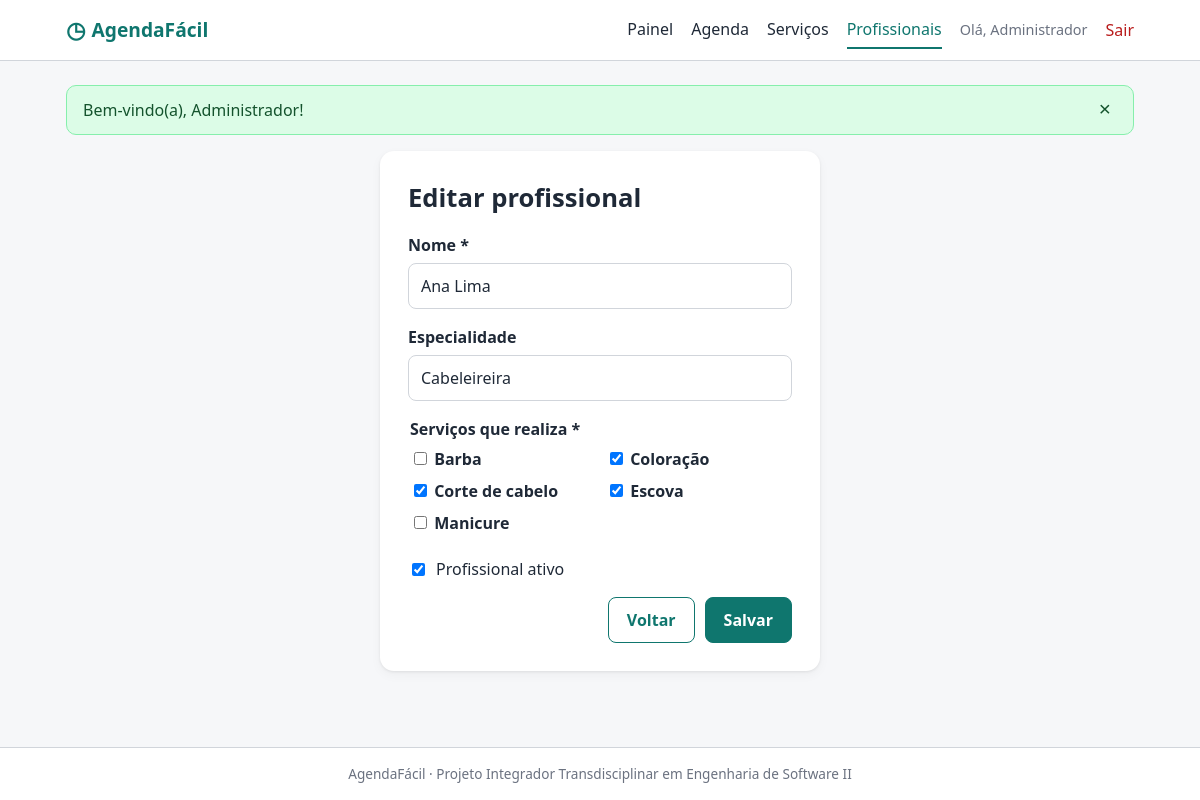
Screenshot of /index.php?r=profissionais/form&id=2 (signed in) with the database file from the repository.
### tables this page shows
CREATE TABLE profissionais (
    id             INT UNSIGNED  NOT NULL AUTO_INCREMENT,
    nome           VARCHAR(100)  NOT NULL,
    especialidade  VARCHAR(100)  NULL,
    ativo          TINYINT(1)    NOT NULL DEFAULT 1,
    CONSTRAINT pk_profissionais PRIMARY KEY (id)
);

CREATE TABLE servicos (
    id           INT UNSIGNED   NOT NULL AUTO_INCREMENT,
    nome         VARCHAR(100)   NOT NULL,
    descricao    VARCHAR(255)   NULL,
    duracao_min  SMALLINT UNSIGNED NOT NULL,
    preco        DECIMAL(10,2)  NOT NULL,
    ativo        TINYINT(1)     NOT NULL DEFAULT 1,
    CONSTRAINT pk_servicos PRIMARY KEY (id),
    CONSTRAINT uq_servicos_nome UNIQUE (nome),
    CONSTRAINT ck_servicos_duracao CHECK (duracao_min BETWEEN 10 AND 480),
    CONSTRAINT ck_servicos_preco CHECK (preco >= 0)
);

### app/Core/View.php (called while the page is built, shortened)
<?php
final class View
{
    public static function render(string $view, array $dados = []): void
    {
        $arquivo = dirname(__DIR__) . '/Views/' . $view . '.php';
        extract($dados, EXTR_SKIP);
        require $arquivo;
        require dirname(__DIR__) . '/Views/layout/main.php';
    }
}

### app/Core/Controller.php (called while the page is built, shortened)
<?php
abstract class Controller
{
    protected function view(string $view, array $dados = []): void
    {
        View::render($view, $dados);
    }
}

### app/Controllers/ProfissionalController.php (called while the page is built, shortened)
<?php
class ProfissionalController extends Controller
{
    public function form(): void
    {
        $id = (int) ($_GET['id'] ?? 0);
        $model = new Profissional();
        $prof = $id ? $model->buscar($id) : null;
        $this->view('profissionais/form', [
            'titulo'       => $prof ? 'Editar profissional' : 'Novo profissional',
            'profissional' => $prof ?? ['id' => 0, 'nome' => '', 'especialidade' => '', 'ativo' => 1],
            'selecionados' => $prof ? $model->servicosIds($id) : [],
            'servicos'     => (new Servico())->listar(),
        ]);
    }
}

### app/Core/Router.php (called while the page is built, shortened)
<?php
final class Router
{
    private array $rotas = [];
    public function get(string $rota, string $controller, string $acao): void
    {
        $this->rotas['GET ' . $rota] = ['GET', $controller, $acao];
    }
    public function post(string $rota, string $controller, string $acao): void
    {
        $this->rotas['POST ' . $rota] = ['POST', $controller, $acao];
    }
    public function despachar(string $metodo, string $rota): void
    {
        $rota = trim($rota, '/') ?: 'home';
        $chave = strtoupper($metodo) . ' ' . $rota;
        [, $classe, $acao] = $this->rotas[$chave];
        (new $classe())->$acao();
    }
}

### public/index.php (called while the page is built, shortened)
<?php
$raiz = is_dir(__DIR__ . '/app') ? __DIR__ : dirname(__DIR__);
require_once $raiz . '/app/Core/helpers.php';
$router = new Router();
$router->get('home', HomeController::class, 'index');
$router->get('login', AuthController::class, 'formLogin');
$router->post('login', AuthController::class, 'login');
$router->get('cadastro', AuthController::class, 'formCadastro');
$router->post('cadastro', AuthController::class, 'cadastro');
$router->post('sair', AuthController::class, 'sair');
$router->get('agendamentos', AgendamentoController::class, 'index');
$router->get('agendamentos/novo', AgendamentoController::class, 'form');
$router->post('agendamentos/novo', AgendamentoController::class, 'salvar');
$router->post('agendamentos/cancelar', AgendamentoController::class, 'cancelar');
$router->get('api/profissionais', AgendamentoController::class, 'apiProfissionais');
$router->get('api/horarios', AgendamentoController::class, 'apiHorarios');
$router->get('admin', AdminController::class, 'dashboard');
$router->get('admin/agenda', AdminController::class, 'agenda');
$router->post('admin/status', AdminController::class, 'status');
$router->get('servicos', ServicoController::class, 'index');
$router->get('servicos/form', ServicoController::class, 'form');
$router->post('servicos/salvar', ServicoController::class, 'salvar');
$router->post('servicos/excluir', ServicoController::class, 'excluir');
$router->get('profissionais', ProfissionalController::class, 'index');
$router->get('profissionais/form', ProfissionalController::class, 'form');
$router->post('profissionais/salvar', ProfissionalController::class, 'salvar');
$router->post('profissionais/excluir', ProfissionalController::class, 'excluir');
$router->despachar($_SERVER['REQUEST_METHOD'] ?? 'GET', (string) ($_GET['r'] ?? 'home'));

### app/Core/helpers.php (called while the page is built, shortened)
<?php
function e(mixed $valor): string
{
    return htmlspecialchars((string) $valor, ENT_QUOTES, 'UTF-8');
}
function url(string $rota = 'home', array $params = []): string
{
    $query = array_merge(['r' => $rota], $params);
    return 'index.php?' . http_build_query($query);
}

### app/Core/Session.php (called while the page is built, shortened)
<?php
final class Session
{
    public static function get(string $chave, mixed $padrao = null): mixed
    {
        return $_SESSION[$chave] ?? $padrao;
    }
}

### app/Models/Model.php (called while the page is built, shortened)
<?php
abstract class Model
{
    protected PDO $db;
    protected string $tabela;
    public function __construct(?PDO $db = null)
    {
        $this->db = $db ?? Database::conexao();
    }
    public function buscar(int $id): ?array
    {
        $stmt = $this->db->prepare("SELECT * FROM {$this->tabela} WHERE id = :id");
        $stmt->execute(['id' => $id]);
        return $stmt->fetch(PDO::FETCH_ASSOC) ?: null;
    }
}

### app/Core/Config.php (called while the page is built, shortened)
<?php
final class Config
{
    private static ?array $dados = null;
    public static function carregar(?array $dados = null): void
    {
        self::$dados = $dados ?? require dirname(__DIR__, 2) . '/config/config.php';
    }
    public static function get(string $chave, mixed $padrao = null): mixed
    {
        $valor = self::$dados;
        foreach (explode('.', $chave) as $parte) {
            $valor = $valor[$parte];
        }
        return $valor;
    }
}

### app/Core/Database.php (called while the page is built, shortened)
<?php
final class Database
{
    private static ?PDO $pdo = null;
    public static function conexao(): PDO
    {
        if (self::$pdo === null) {
            $cfg = Config::get('db');
            $sqlite = str_starts_with($cfg['dsn'], 'sqlite:');
            self::$pdo = new PDO($cfg['dsn'], $sqlite ? null : $cfg['usuario'], $sqlite ? null : $cfg['senha'], [
                PDO::ATTR_ERRMODE            => PDO::ERRMODE_EXCEPTION,
                PDO::ATTR_DEFAULT_FETCH_MODE => PDO::FETCH_ASSOC,
                PDO::ATTR_EMULATE_PREPARES   => false,
            ]);
        }
        return self::$pdo;
    }
}

### app/Models/Servico.php (called while the page is built, shortened)
<?php
class Servico extends Model
{
    public function listar(bool $somenteAtivos = false): array
    {
        $sql = 'SELECT * FROM servicos' . ($somenteAtivos ? ' WHERE ativo = 1' : '') . ' ORDER BY nome';
        return $this->db->query($sql)->fetchAll(PDO::FETCH_ASSOC);
    }
}

### app/Views/profissionais/form.php (the view, shortened to what this page needs)
<?php use App\Core\Csrf;
$old = App\Core\Session::get('_old');
$marcados = $old !== null ? array_map('intval', (array) ($old['servicos'] ?? [])) : $selecionados;
$ativo = $old !== null ? !empty($old['ativo']) : (bool) $profissional['ativo'];
?>
<section class="caixa-form">
    <h1><?= e($titulo) ?></h1>
    <form method="post" action="<?= url('profissionais/salvar') ?>" novalidate data-validar>
        <div class="campo">
            <label for="nome">Nome *</label>
            <input type="text" id="nome" name="nome" value="<?= e($old['nome'] ?? $profissional['nome']) ?>" required minlength="3" maxlength="100">
        </div>
        <div class="campo">
            <label for="especialidade">Especialidade</label>
            <input type="text" id="especialidade" name="especialidade" value="<?= e($old['especialidade'] ?? $profissional['especialidade'] ?? '') ?>" maxlength="100">
        </div>
        <fieldset class="campo">
            <legend>Serviços que realiza *</legend>
            <div class="lista-checks">
                <?php foreach ($servicos as $s): ?>
                    <label class="checkbox">
                        <input type="checkbox" name="servicos[]" value="<?= (int) $s['id'] ?>" <?= in_array((int) $s['id'], $marcados, true) ? 'checked' : '' ?>>
                        <?= e($s['nome']) ?><?= $s['ativo'] ? '' : ' (inativo)' ?>
                    </label>
                <?php endforeach; ?>
            </div>
        </fieldset>
        <label class="checkbox">
            <input type="checkbox" name="ativo" value="1" <?= $ativo ? 'checked' : '' ?>> Profissional ativo
        </label>
        <div class="botoes">
            <a class="botao botao-secundario" href="<?= url('profissionais') ?>">Voltar</a>
            <button type="submit" class="botao">Salvar</button>
        </div>
    </form>
</section>

### public/assets/css/style.css (style rules this page uses)
:root { --cor-primaria: #0f766e; --cor-primaria-escura: #115e59; --cor-primaria-clara: #ccfbf1; --cor-texto: #1f2937; --cor-muted: #6b7280; --cor-borda: #d1d5db; --cor-fundo: #f6f7f9; --cor-card: #ffffff; --cor-perigo: #b91c1c; --cor-sucesso: #15803d; --raio: 10px; --sombra: 0 1px 3px rgba(0,0,0,.08), 0 4px 12px rgba(0,0,0,.04); --fonte: system-ui, -apple-system, "Segoe UI", Roboto, Arial, sans-serif; }
* { box-sizing: border-box; }
html { -webkit-text-size-adjust: 100%; }
body { margin: 0; font-family: var(--fonte); color: var(--cor-texto); background: var(--cor-fundo); line-height: 1.5; min-height: 100vh; display: flex; flex-direction: column; }
a { color: var(--cor-primaria); }
h1 { font-size: 1.6rem; margin: 0 0 1rem; }
.botao { display: inline-block; background: var(--cor-primaria); color: #fff; border: 1px solid var(--cor-primaria); border-radius: 8px; padding: 10px 18px; font: inherit; font-weight: 600; cursor: pointer; text-decoration: none; text-align: center; transition: background .15s; }
.botao-secundario { background: #fff; color: var(--cor-primaria); }
.botoes { display: flex; gap: 10px; justify-content: flex-end; margin-top: 16px; }
.caixa-form { background: var(--cor-card); max-width: 440px; margin: 0 auto; padding: 28px; border-radius: 14px; box-shadow: var(--sombra); }
.campo { margin-bottom: 16px; border: 0; padding: 0; min-width: 0; }
.campo label, .campo legend { display: block; font-weight: 600; margin-bottom: 6px; padding: 0; }
input[type=text], input[type=email], input[type=password], input[type=tel], input[type=date], input[type=number], select, textarea { width: 100%; padding: 10px 12px; border: 1px solid var(--cor-borda); border-radius: 8px; font: inherit; background: #fff; color: inherit; }
.checkbox { display: flex; gap: 8px; align-items: center; margin-bottom: 8px; cursor: pointer; }
.lista-checks { display: grid; grid-template-columns: 1fr 1fr; gap: 2px 12px; }

### rows the page displays
profissionais: nome "Ana Lima", especialidade "Cabeleireira", ativo "☑"
servicos: nome "Barba"
servicos: id "☑", nome "Coloração"
servicos: id "☑", nome "Corte de cabelo"
servicos: id "☑", nome "Escova"
servicos: nome "Manicure"

### other values shown
app_nome() "AgendaFácil"
explode(' ', $usuario['nome'])[0] "Administrador"
$msg "Bem-vindo(a), Administrador!"
$titulo "Editar profissional"
